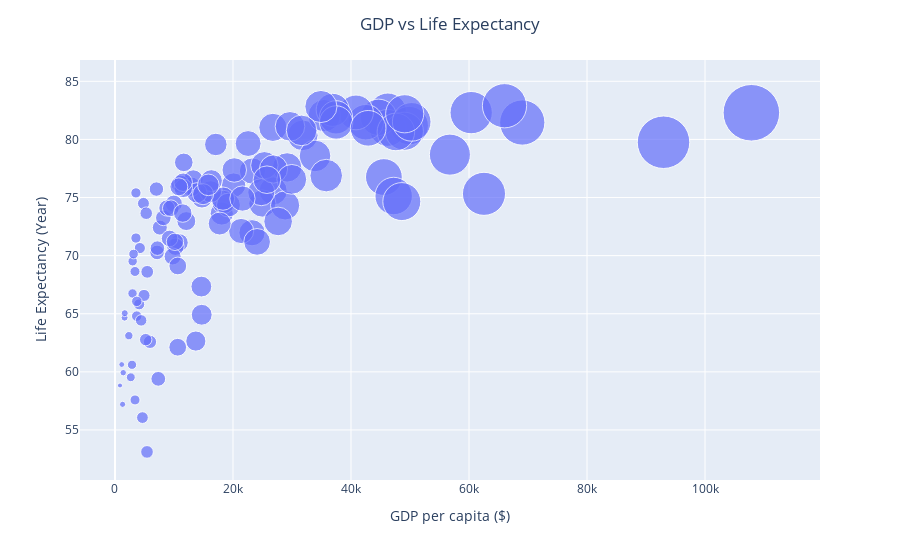

The notebook cell this image was saved under:
### Code cell
# plotly GDP vs Life Expectancy

fig = px.scatter( df, x = 'GDP per capita ($)', y = 'Life Expectancy (Year)', hover_name = 'Country', size = 'GDP per capita ($)', log_x=False, size_max=40)
fig.update_layout(title_text = 'GDP vs Life Expectancy', title_x=0.5)
fig.show()
